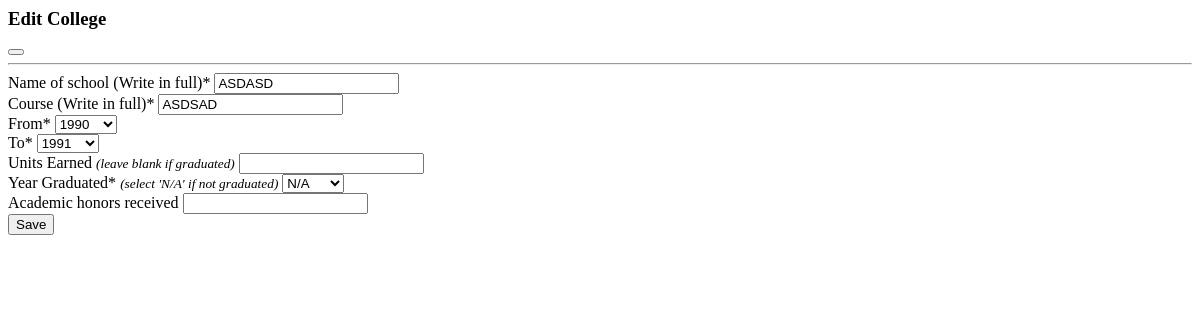
/college-edit/5/ (signed in), run on an earlier commit of the app's database.
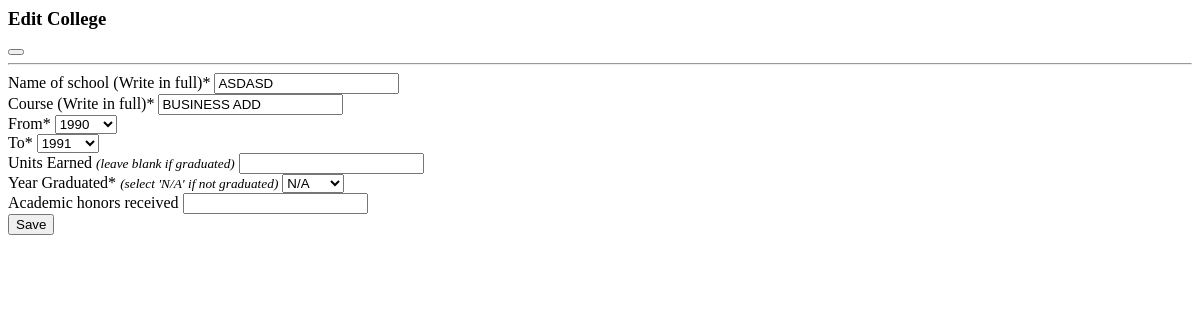
And on a later commit of the database.
### rma/models.py (models this page shows, shortened)
class College(models.Model):
    user = models.ForeignKey(User, on_delete=models.CASCADE)
    school_name = Uppercase('Name of School', max_length=200)
    course = Uppercase('Course/Degree', max_length=200)
    year_from = Uppercase('From',max_length=4, choices=YEAR_CHOICES)
    year_to = Uppercase('To',max_length=4, choices=YEAR_CHOICES)
    units_earned = models.DecimalField('Units Earned', max_digits=4, decimal_places=2, blank=True, null=True)
    year_graduated = Uppercase('Year Graduated',max_length=4, choices=YEAR_CHOICES)
    academic_honors = Uppercase('Academic Honors Received', max_length=150, blank=True, null=False)
    class Meta:
        verbose_name_plural = "College"

### rma/views.py (the view)
# urls.py: path('college-edit/<str:id>/', views.college_edit, name='college-edit'),
@login_required()
def college_edit(request, id):
    obj = get_object_or_404(College, id=id)
    if request.method == 'POST':
        form = CollegeForm(request.POST, instance=obj)
        if form.is_valid():
            form.save()
            return HttpResponse(status=204, headers={'HX-Trigger': 'college'})
    else:
        form = CollegeForm(instance=obj)
    return render(request, 'modals/college_modal.html',{'form':form})

### rma/forms.py
class CollegeForm(forms.ModelForm):
    class Meta:
        model = College
        exclude = ('user',)

### templates/modals/college_modal.html (shortened to what this page needs)
{% url 'college' as college %}
{% load widget_tweaks %}
{% with WIDGET_ERROR_CLASS='is-invalid' %}
    <form hx-post="{{ request.path }}" hx-headers='{"X-CSRFToken":"{{ csrf_token }}"}' class="modal-content" novalidate>
        <div class="modal-header pb-2 border-bottom-0">
            <h3 class="fw-bold mt-0">
                {% if request.path == college %}
                Add College
                {% else %}
                Edit College
                {% endif %}
            </h3>
            <button type="button" class="btn-close" data-bs-dismiss="modal" aria-label="Close"></button>
        </div>
        <hr class="my-1">
        <div class="modal-body">
            <label for="{{ form.school_name.id_for_label }}" class="form-label">Name of school (Write in full)*</label>
            {% render_field form.school_name type="text" class="form-control text-uppercase" %}
            <label for="{{ form.course.id_for_label }}" class="form-label mt-3">Course (Write in full)*</label>
            {% render_field form.course type="text" class="form-control text-uppercase" %}
            <div class="row mt-3">
                <div class="col-sm-6">
                    <label for="{{ form.year_from.id_for_label }}" class="form-label">From*</label>
                    {% render_field form.year_from type="text" class="form-select" %}
                </div>
                <div class="col-sm-6">
                    <label for="{{ form.year_to.id_for_label }}" class="form-label">To*</label>
                    {% render_field form.year_to type="text" class="form-select" %}
                </div>
            </div>
            <div class="row mt-3">
                <div class="col-sm-6">
                    <label for="{{ form.units_earned.id_for_label }}" class="form-label">Units Earned <small><em>(leave blank if graduated)</em></small></label>
                    {% render_field form.units_earned type="text" class="form-control text-uppercase" %}
                </div>
                <div class="col-sm-6">
                    <label for="{{ form.year_graduated.id_for_label }}" class="form-label">Year Graduated* <small><em>(select 'N/A' if not graduated)</em></small></label>
                    {% render_field form.year_graduated type="text" class="form-select" %}
                </div>
            </div>
            <label for="{{ form.academic_honors.id_for_label }}" class="form-label mt-3">Academic honors received</label>
            {% render_field form.academic_honors type="text" class="form-control text-uppercase mb-3" %}
        </div>
        <div class="modal-footer">
            <button class="w-100 mb-2 btn btn-md btn-primary fw-bold" type="submit">Save</button>
        </div>
    </form>
{% endwith %}

What changed in the data, as far as the page shows it:
changed College "ASDASD": course "ASDSAD" → "BUSINESS ADD"
